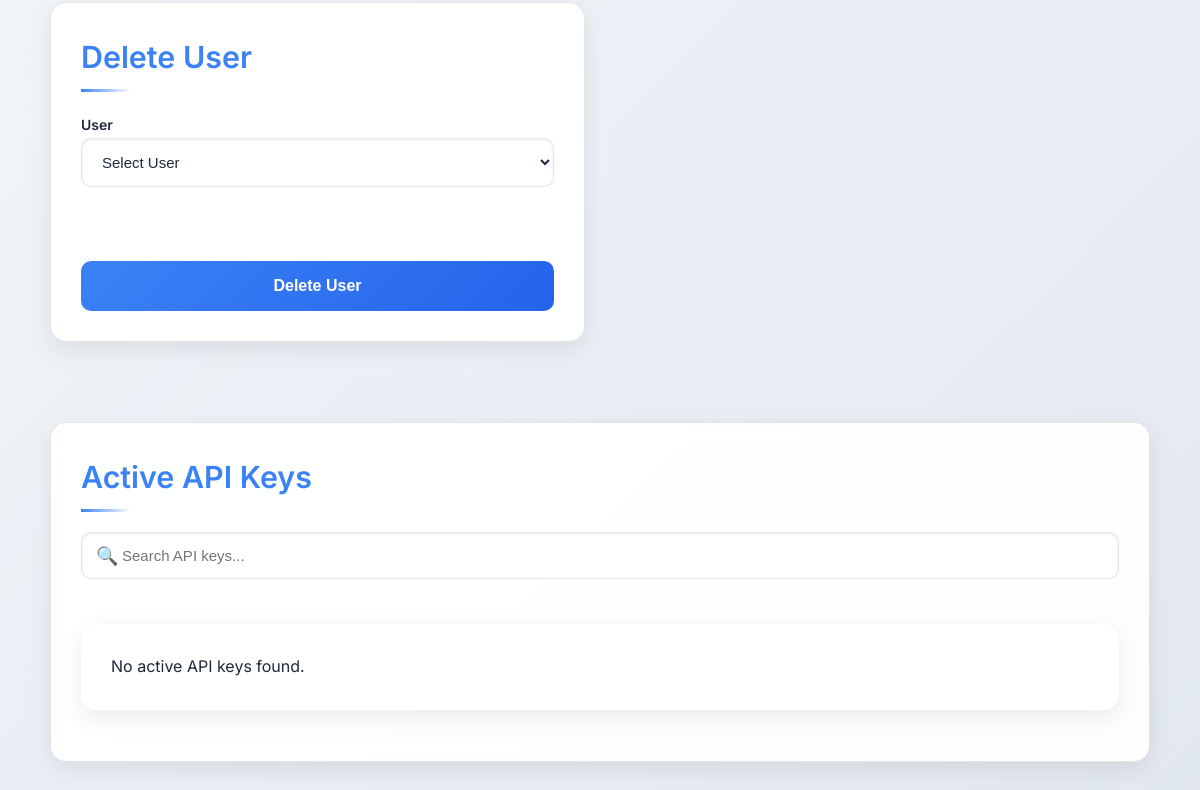
The app's page /admin (signed in, lower part), older data.
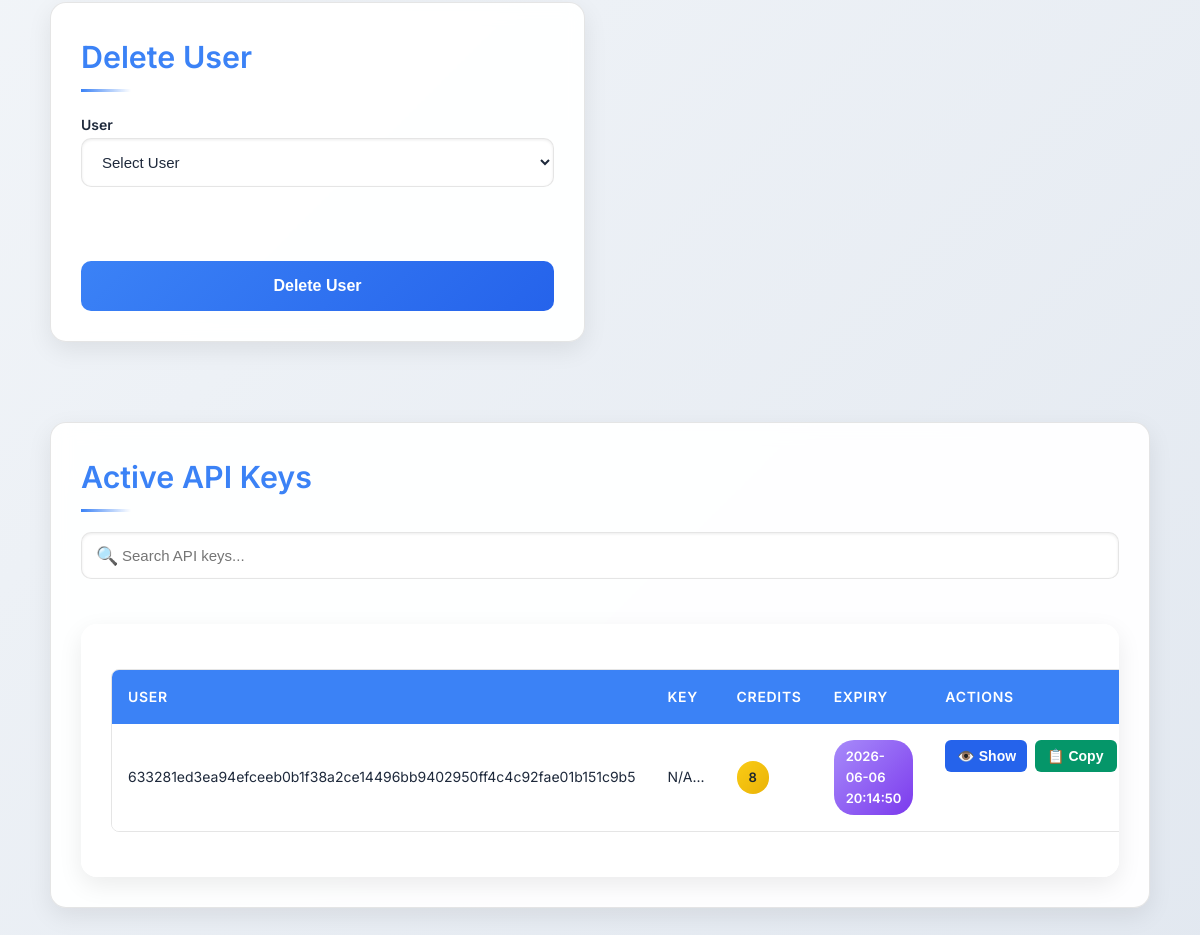
The same page, newer data.
### tables this page shows
CREATE TABLE accounts (
                    id INTEGER PRIMARY KEY AUTOINCREMENT,
                    username TEXT NOT NULL UNIQUE,
                    password TEXT NOT NULL,
                    created_at TEXT NOT NULL
                );

### app.py (the view)
@app.route('/admin')
@admin_login_required
def admin_dashboard():
    try:
        with get_db_connection() as conn:
            c = conn.cursor()
            c.execute("""
                SELECT
                    a.id AS account_id,
                    ak.id AS api_key_id,
                    ak.api_key,
                    a.username,
                    ut.credits,
                    ut.expiry_date,
                    ut.token
                FROM accounts a
                LEFT JOIN api_keys ak ON ak.account_id = a.id
                LEFT JOIN (
                    SELECT account_id, MAX(id) AS max_id
                    FROM user_tokens
                    GROUP BY account_id
                ) latest_ut ON a.id = latest_ut.account_id
                LEFT JOIN user_tokens ut ON ut.id = latest_ut.max_id
            """)
            active_api_keys = []
            for row in c.fetchall():
                try:
                    username = decrypt_user_acc_data(row['username'])
                except:
                    username = "Decryption Error"
                active_api_keys.append({
                    "account_id": row['account_id'],
                    "api_key_id": row['api_key_id'],
                    "api_key": row['api_key'] if row['api_key'] else "No API Key",
                    "username": username,
                    "credits": row['credits'] if row['credits'] else 0,
                    "expiry": row['expiry_date'] if row['expiry_date'] else "N/A",
                    "token": row['token'][:10] + "..." if row['token'] else "No Token"
                })
            c.execute("SELECT id, username FROM accounts")
            users = []
            for row in c.fetchall():
                try:
                    username = decrypt_user_acc_data(row['username'])
                except:
                    username = "Decryption Error"
                users.append({
                    "id": row['id'],
                    "username": username
                })
            bonus_credits = get_bonus_credits()
        return render_template('admin_dashboard.html',
                               active_api_keys=active_api_keys,
                               users=users,
                               bonus_credits=bonus_credits)
    except Exception as e:
        log_action("admin_dashboard_error", {"error": str(e)}, "Failed to load dashboard")
        print(f"Error in admin_dashboard: {str(e)}")
        flash(f"Error loading dashboard: {str(e)}", "danger")
        return redirect(url_for('admin_login'))

### app.py (called while the page is built)
def admin_login_required(f):
    @wraps(f)
    def decorated_function(*args, **kwargs):
        if not session.get('admin_logged_in'):
            flash("Please log in as admin to access this page.", "danger")
            return redirect(url_for('admin_login', next=request.url))
        return f(*args, **kwargs)
    return decorated_function

def get_bonus_credits():
    try:
        with get_db_connection() as conn:
            c = conn.cursor()
            c.execute("SELECT value FROM settings WHERE key = 'BONUS_CREDITS'")
            result = c.fetchone()
            return int(result['value']) if result else 10
    except Exception as e:
        log_action("get_bonus_credits_failed", {"error": str(e)}, "Using default 10")
        print(f"Error fetching bonus credits: {str(e)}")
        return 10

@app.template_filter('datetimeformat')
def datetimeformat(value):
    try:
        dt = datetime.fromisoformat(value)
        return dt.strftime('%Y-%m-%d %H:%M:%S')
    except (ValueError, TypeError):
        return str(value)

@app.context_processor
def utility_processor():
    return {
        'now': datetime.now
    }

@app.before_request
def before_request():
    if session.get('user_logged_in') or session.get('admin_logged_in'):
        if 'last_activity' in session:
            last_activity = datetime.fromisoformat(session['last_activity'])
            if datetime.now() - last_activity > timedelta(minutes=14):
                flash("Your session will expire in 1 minute. Please save your work.", "warning")
        session['last_activity'] = datetime.now().isoformat()

### crypto_utils.py (called while the page is built)
def get_db_connection():
    conn = sqlite3.connect(DB_PATH)
    conn.row_factory = sqlite3.Row
    return conn

def decrypt_data(token: str) -> dict:
    try:
        decrypted = cipher.decrypt(token.encode())
        data = json.loads(decrypted.decode())
        log_action("decrypted_data", {}, f"token: {token[:8]}...")
        return data
    except Exception as e:
        log_action("decryption_failed", {"error": str(e)}, f"token: {token[:8]}...")
        raise ValueError(f"Decryption failed: {str(e)}") from e

### log_utils.py (called while the page is built)
def log_action(action, data, extra_info=None):
    try:
        message = f"{action} - {data}"
        if extra_info:
            message += f" - {extra_info}"
        user_action_logger.info(message)
        logging.debug(message)
    except Exception as e:
        print(f"Logging failed: {str(e)}")  # Fallback to console

### templates/admin_dashboard.html (shortened to what this page needs)
<!DOCTYPE html>
<html lang="en">
<head>
</head>
<body>
    <div class="dashboard-grid">
        <section>
            <h2>Delete User</h2>
            <form method="POST" action="{{ url_for('delete_user_form') }}" onsubmit="return handleFormSubmit(this)">
                <div>
                    <label for="delete_account_id">User</label>
                    <select id="delete_account_id" name="account_id" required>
                        <option value="">Select User</option>
                    </select>
                </div>
                <button type="submit" class="delete-button">Delete User</button>
            </form>
        </section>
    </div>
    <div class="api-section-grid">
        <section>
            <h2>Active API Keys</h2>
            <div class="search-container">
                <input type="text" id="api-key-search" placeholder="Search API keys..." oninput="filterApiKeys()">
            </div>
            <div class="api-keys-table-container">
                {% if active_api_keys %}
                <table class="api-keys-table">
                    <thead>
                        <tr>
                            <th>User</th>
                            <th>Key</th>
                            <th>Credits</th>
                            <th>Expiry</th>
                            <th>Actions</th>
                        </tr>
                    </thead>
                    <tbody id="api-keys-tbody">
                        {% for key in active_api_keys %}
                        <tr class="api-key-row" data-api-key-id="{{ key.api_key_id }}">
                            <td>{{ key.username }}</td>
                            <td>
                                <span class="api-key-partial">
                                    {{ key.api_key[:8] if key.api_key != 'No API Key' else 'N/A' }}...
                                </span>
                            </td>
                            <td><span class="credits-badge">{{ key.credits }}</span></td>
                            <td><span class="expiry-badge">{{ key.expiry | datetimeformat }}</span></td>
                            <td class="action-buttons">
                                <button onclick="showApiKey('{{ loop.index0 }}')" class="action-btn show-btn" >
                                    <span>👁️</span> Show
                                </button>
                                <button onclick="copyApiKey('{{ loop.index0 }}')" class="action-btn copy-btn" >
                                    <span>📋</span> Copy
                                </button>
                            </td>
                        </tr>
                        {% endfor %}
                    </tbody>
                </table>
                {% else %}
                <p>No active API keys found.</p>
                {% endif %}
            </div>
        </section>
    </div>
</body>
</html>

Row changes from the older to the newer data that the page shows:
added accounts: username "633281ed3ea94efceeb0b1f38a2ce14496bb9402950ff4c4c92fae01b151c9b5", api_key "N/A", credits "8", expiry "2026-06-06 20:14:50"
Text that changed along with them:
text no longer shown: "No active API keys found."
text now shown: "USER KEY CREDITS EXPIRY ACTIONS"
